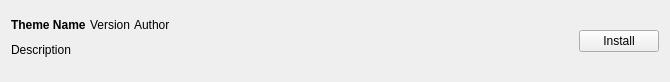
<?xml version="1.0" encoding="UTF-8"?>
<ui version="4.0">
 <class>ExportTemplateWidget</class>
 <widget class="QWidget" name="ExportTemplateWidget">
  <property name="geometry">
   <rect>
    <x>0</x>
    <y>0</y>
    <width>670</width>
    <height>82</height>
   </rect>
  </property>
  <property name="windowTitle">
   <string>Form</string>
  </property>
  <layout class="QHBoxLayout" name="horizontalLayout_2" stretch="0,0,0">
   <property name="spacing">
    <number>4</number>
   </property>
   <property name="sizeConstraint">
    <enum>QLayout::SetMinimumSize</enum>
   </property>
   <item>
    <layout class="QVBoxLayout" name="verticalLayout_2">
     <item>
      <layout class="QHBoxLayout" name="horizontalLayout" stretch="0,0,1">
       <item>
        <widget class="QLabel" name="name">
         <property name="font">
          <font>
           <weight>75</weight>
           <bold>true</bold>
          </font>
         </property>
         <property name="text">
          <string>Theme Name</string>
         </property>
        </widget>
       </item>
       <item>
        <widget class="QLabel" name="version">
         <property name="text">
          <string>Version</string>
         </property>
         <property name="alignment">
          <set>Qt::AlignLeading|Qt::AlignLeft|Qt::AlignVCenter</set>
         </property>
        </widget>
       </item>
       <item>
        <widget class="QLabel" name="author">
         <property name="text">
          <string>Author</string>
         </property>
        </widget>
       </item>
      </layout>
     </item>
     <item>
      <widget class="QLabel" name="description">
       <property name="text">
        <string>Description</string>
       </property>
       <property name="alignment">
        <set>Qt::AlignLeading|Qt::AlignLeft|Qt::AlignTop</set>
       </property>
       <property name="wordWrap">
        <bool>true</bool>
       </property>
      </widget>
     </item>
    </layout>
   </item>
   <item>
    <spacer name="horizontalSpacer">
     <property name="orientation">
      <enum>Qt::Horizontal</enum>
     </property>
     <property name="sizeType">
      <enum>QSizePolicy::Fixed</enum>
     </property>
     <property name="sizeHint" stdset="0">
      <size>
       <width>40</width>
       <height>20</height>
      </size>
     </property>
    </spacer>
   </item>
   <item>
    <widget class="QPushButton" name="btnInstall">
     <property name="text">
      <string>Install</string>
     </property>
    </widget>
   </item>
  </layout>
 </widget>
 <resources/>
 <connections>
  <connection>
   <sender>btnInstall</sender>
   <signal>clicked()</signal>
   <receiver>ExportTemplateWidget</receiver>
   <slot>onBtnInstall()</slot>
   <hints>
    <hint type="sourcelabel">
     <x>394</x>
     <y>27</y>
    </hint>
    <hint type="destinationlabel">
     <x>223</x>
     <y>41</y>
    </hint>
   </hints>
  </connection>
 </connections>
 <slots>
  <slot>onBtnInstall()</slot>
 </slots>
</ui>
